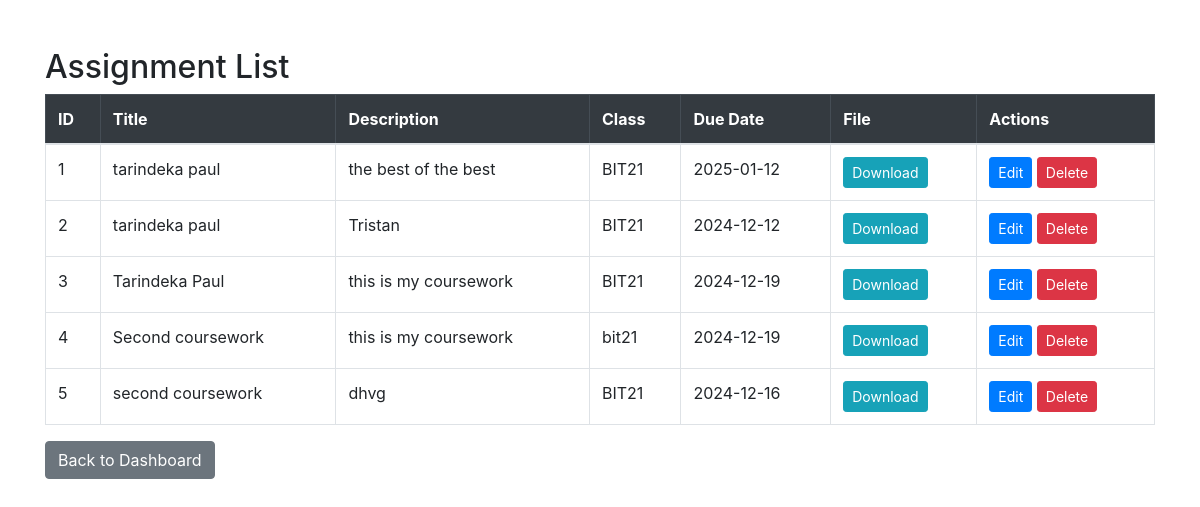
The app's page /assignment_list.php (signed in) with its own data.
### tables this page shows
CREATE TABLE `assignments` (
  `id` int(11) NOT NULL,
  `title` varchar(255) DEFAULT NULL,
  `description` text DEFAULT NULL,
  `class` varchar(10) DEFAULT NULL,
  `due_date` date DEFAULT NULL,
  `file_path` text DEFAULT NULL
);

### assignment_list.php (the view, shortened to what this page needs)
<?php
include 'db.php';
$sql = "SELECT * FROM assignments";
$result = $conn->query($sql);
?>
<!DOCTYPE html>
<html lang="en">
<head>
    <link href="https://stackpath.bootstrapcdn.com/bootstrap/4.5.2/css/bootstrap.min.css" rel="stylesheet">
</head>
<body>
    <div class="container">
        <h2 class="mt-5">Assignment List</h2>
        <table class="table table-bordered">
            <thead class="table-dark">
                <tr>
                    <th>ID</th>
                    <th>Title</th>
                    <th>Description</th>
                    <th>Class</th>
                    <th>Due Date</th>
                    <th>File</th>
                    <th>Actions</th>
                </tr>
            </thead>
            <tbody>
                <?php if ($result->num_rows > 0): ?>
                    <?php while($assignment = $result->fetch_assoc()): ?>
                        <tr>
                            <td><?php echo $assignment['id']; ?></td>
                            <td><?php echo $assignment['title']; ?></td>
                            <td><?php echo $assignment['description']; ?></td>
                            <td><?php echo $assignment['class']; ?></td>
                            <td><?php echo $assignment['due_date']; ?></td>
                            <td>
                                <?php if (!empty($assignment['file_path'])): ?>
                                    <a href="<?php echo $assignment['file_path']; ?>" target="_blank" class="btn btn-info btn-sm">Download</a>
                                <?php else: ?>
                                    No file
                                <?php endif; ?>
                            </td>
                            <td>
                                <a href="edit_assignment.php?id=<?php echo $assignment['id']; ?>" class="btn btn-primary btn-sm">Edit</a>
                                <a href="delete_assignment.php?id=<?php echo $assignment['id']; ?>" class="btn btn-danger btn-sm" onclick="return confirm('Are you sure?')">Delete</a>
                            </td>
                        </tr>
                    <?php endwhile; ?>
                <?php else: ?>
                    <tr>
                        <td colspan="7">No assignments found.</td>
                    </tr>
                <?php endif; ?>
            </tbody>
        </table>
        <a href="dashboard.php" class="btn btn-secondary">Back to Dashboard</a>
    </div>
</body>
</html>

### records on screen
assignments: id "1", title "tarindeka paul", description "the best of the best", class "BIT21", due_date "2025-01-12"
assignments: id "2", title "tarindeka paul", description "Tristan", class "BIT21", due_date "2024-12-12"
assignments: id "3", title "Tarindeka Paul", description "this is my coursework", class "BIT21", due_date "2024-12-19"
assignments: id "4", title "Second coursework", description "this is my coursework", class "bit21", due_date "2024-12-19"
assignments: id "5", title "second coursework", description "dhvg", class "BIT21", due_date "2024-12-16"
